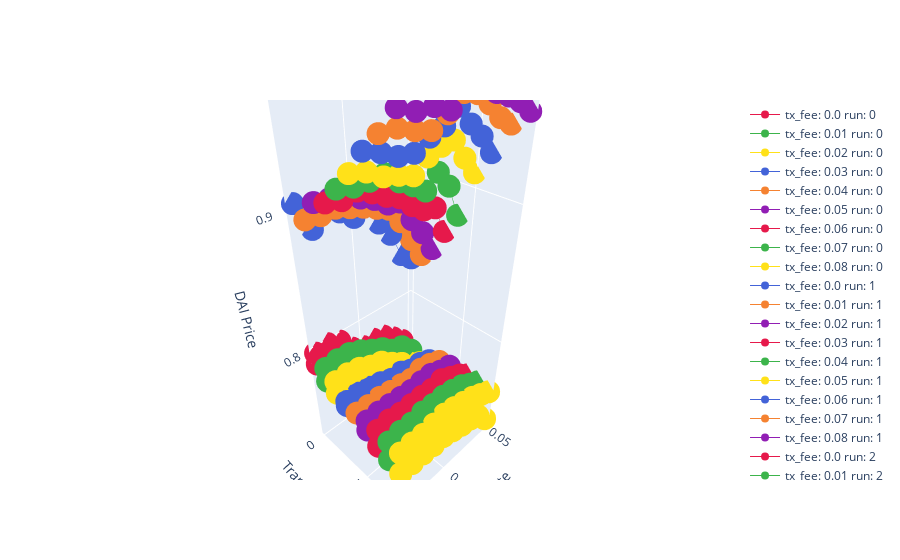

The code cell stored with this chart in its notebook:
### Markdown cell above
### Checking impact of initial distribution on settling price

### Code cell
plot_final_settling_price_all_runs("test1/sim-summary.pickle")
